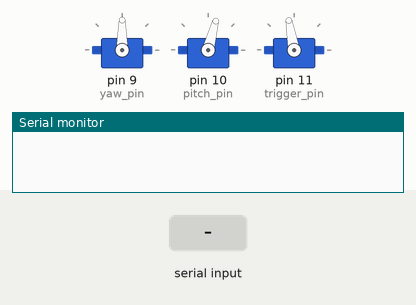
This sketch was run on a simulated Arduino Uno, built with avr-gcc and run on an emulated ATmega328P. On the bench: 3 × servo, the last lines printed to the serial monitor. Inputs (shaded band) come from the test bench.

Above: at 1.2 s.
1.3 s: "f90\n" received over Serial
At 1.7 s:
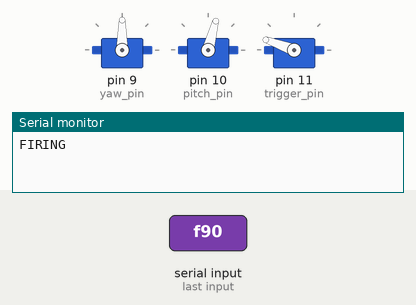
3.3 s: byte 121 ('y') received over Serial
At 5.2 s:
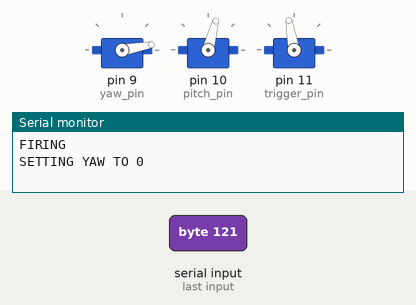
Timing chart, 0 to 6.7 s (numbered marks = the images above; inputs shaded):
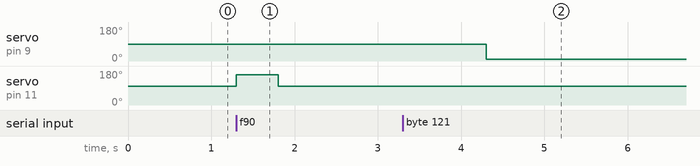

Measured:
- after the input at 1.3 s, servo on pin 11 (trigger_pin): 100° → 160° at once, → 100° 0.50 s later
- after the input at 3.3 s, servo on pin 9 (yaw_pin): 90° → 10° after 1.0 s

The sketch:

Turret.ino
```cpp
#include <Servo.h>

// use hardware PWM pins for output
const int yaw_pin = 9;
const int yaw_min = 10;
const int yaw_max = 170;

const int pitch_pin = 10;
const int pitch_min = 20;
const int pitch_max = 130;

const int trigger_pin = 11;
const int trigger_rest_angle = 100;
const int trigger_fire_angle = 160;

Servo yaw_servo;
Servo pitch_servo;
Servo trigger_servo;

void setup() {
  Serial.begin(9600);
  yaw_servo.attach(yaw_pin);
  yaw((yaw_min + yaw_max) / 2);
  pitch_servo.attach(pitch_pin);
  pitch((pitch_min + pitch_max) / 2);
  trigger_servo.attach(trigger_pin);
  trigger_servo.write(trigger_rest_angle);
}

void yaw(int angle) {
  yaw_servo.write(constrain(angle, yaw_min, yaw_max));
}

void pitch(int angle) {
  pitch_servo.write(constrain(angle, pitch_min, pitch_max));
}

void fire() {
  trigger_servo.write(trigger_fire_angle);
  delay(500);
  trigger_servo.write(trigger_rest_angle);
}

void loop() {
  while (Serial.available() > 0) {
    int command = Serial.read();
    if (command == 'f') {
      Serial.println("FIRING");
      fire();
    } else if (command == 'y') {
      int angle = Serial.parseInt();
      Serial.print("SETTING YAW TO "); Serial.println(angle);
      yaw(angle);
    }
    else if (command == 'p') {
      int angle = Serial.parseInt();
      Serial.print("SETTING PITCH TO "); Serial.println(angle);
      pitch(angle);
    }
    while (Serial.read() != '\n'); // consume characters up to and including the next newline
  }
}
```
